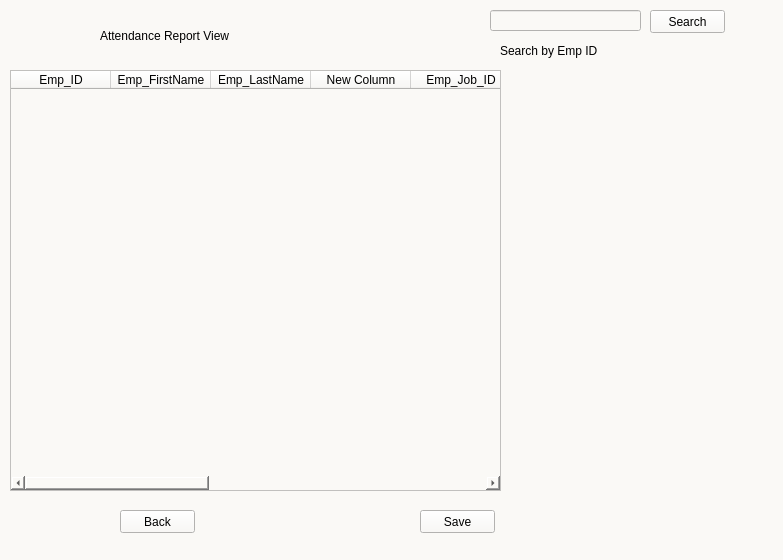
<?xml version="1.0" encoding="UTF-8"?>
<ui version="4.0">
 <class>Form</class>
 <widget class="QWidget" name="Form">
  <property name="geometry">
   <rect>
    <x>0</x>
    <y>0</y>
    <width>783</width>
    <height>560</height>
   </rect>
  </property>
  <property name="windowTitle">
   <string>Form</string>
  </property>
  <property name="styleSheet">
   <string notr="true">background:rgb(250, 249, 246)</string>
  </property>
  <widget class="QLabel" name="label">
   <property name="geometry">
    <rect>
     <x>100</x>
     <y>20</y>
     <width>311</width>
     <height>31</height>
    </rect>
   </property>
   <property name="styleSheet">
    <string notr="true">font: 25 20pt &quot;Bahnschrift Light&quot;;
background:rgb(250, 249, 246)</string>
   </property>
   <property name="text">
    <string>Attendance Report View</string>
   </property>
  </widget>
  <widget class="QPushButton" name="pushButton">
   <property name="geometry">
    <rect>
     <x>420</x>
     <y>510</y>
     <width>75</width>
     <height>23</height>
    </rect>
   </property>
   <property name="text">
    <string>Save</string>
   </property>
  </widget>
  <widget class="QPushButton" name="backattrep_btn">
   <property name="geometry">
    <rect>
     <x>120</x>
     <y>510</y>
     <width>75</width>
     <height>23</height>
    </rect>
   </property>
   <property name="text">
    <string>Back</string>
   </property>
  </widget>
  <widget class="QTableWidget" name="tableWidget">
   <property name="geometry">
    <rect>
     <x>10</x>
     <y>70</y>
     <width>491</width>
     <height>421</height>
    </rect>
   </property>
   <property name="rowCount">
    <number>0</number>
   </property>
   <property name="columnCount">
    <number>10</number>
   </property>
   <column>
    <property name="text">
     <string>Emp_ID</string>
    </property>
   </column>
   <column>
    <property name="text">
     <string>Emp_FirstName</string>
    </property>
   </column>
   <column>
    <property name="text">
     <string>Emp_LastName</string>
    </property>
   </column>
   <column>
    <property name="text">
     <string>New Column</string>
    </property>
   </column>
   <column>
    <property name="text">
     <string>Emp_Job_ID</string>
    </property>
   </column>
   <column>
    <property name="text">
     <string>Spoofing</string>
    </property>
   </column>
   <column>
    <property name="text">
     <string>EnteringTime</string>
    </property>
   </column>
   <column>
    <property name="text">
     <string>EnteringDate</string>
    </property>
   </column>
   <column>
    <property name="text">
     <string>LeavingTime</string>
    </property>
   </column>
   <column>
    <property name="text">
     <string>LeavingDate</string>
    </property>
   </column>
  </widget>
  <widget class="QLineEdit" name="lineEdit_attrep">
   <property name="geometry">
    <rect>
     <x>490</x>
     <y>10</y>
     <width>151</width>
     <height>21</height>
    </rect>
   </property>
  </widget>
  <widget class="QPushButton" name="searchattrep">
   <property name="geometry">
    <rect>
     <x>650</x>
     <y>10</y>
     <width>75</width>
     <height>23</height>
    </rect>
   </property>
   <property name="text">
    <string>Search</string>
   </property>
  </widget>
  <widget class="QLabel" name="label_2">
   <property name="geometry">
    <rect>
     <x>500</x>
     <y>40</y>
     <width>141</width>
     <height>21</height>
    </rect>
   </property>
   <property name="text">
    <string>Search by Emp ID</string>
   </property>
  </widget>
 </widget>
 <resources/>
 <connections/>
</ui>
